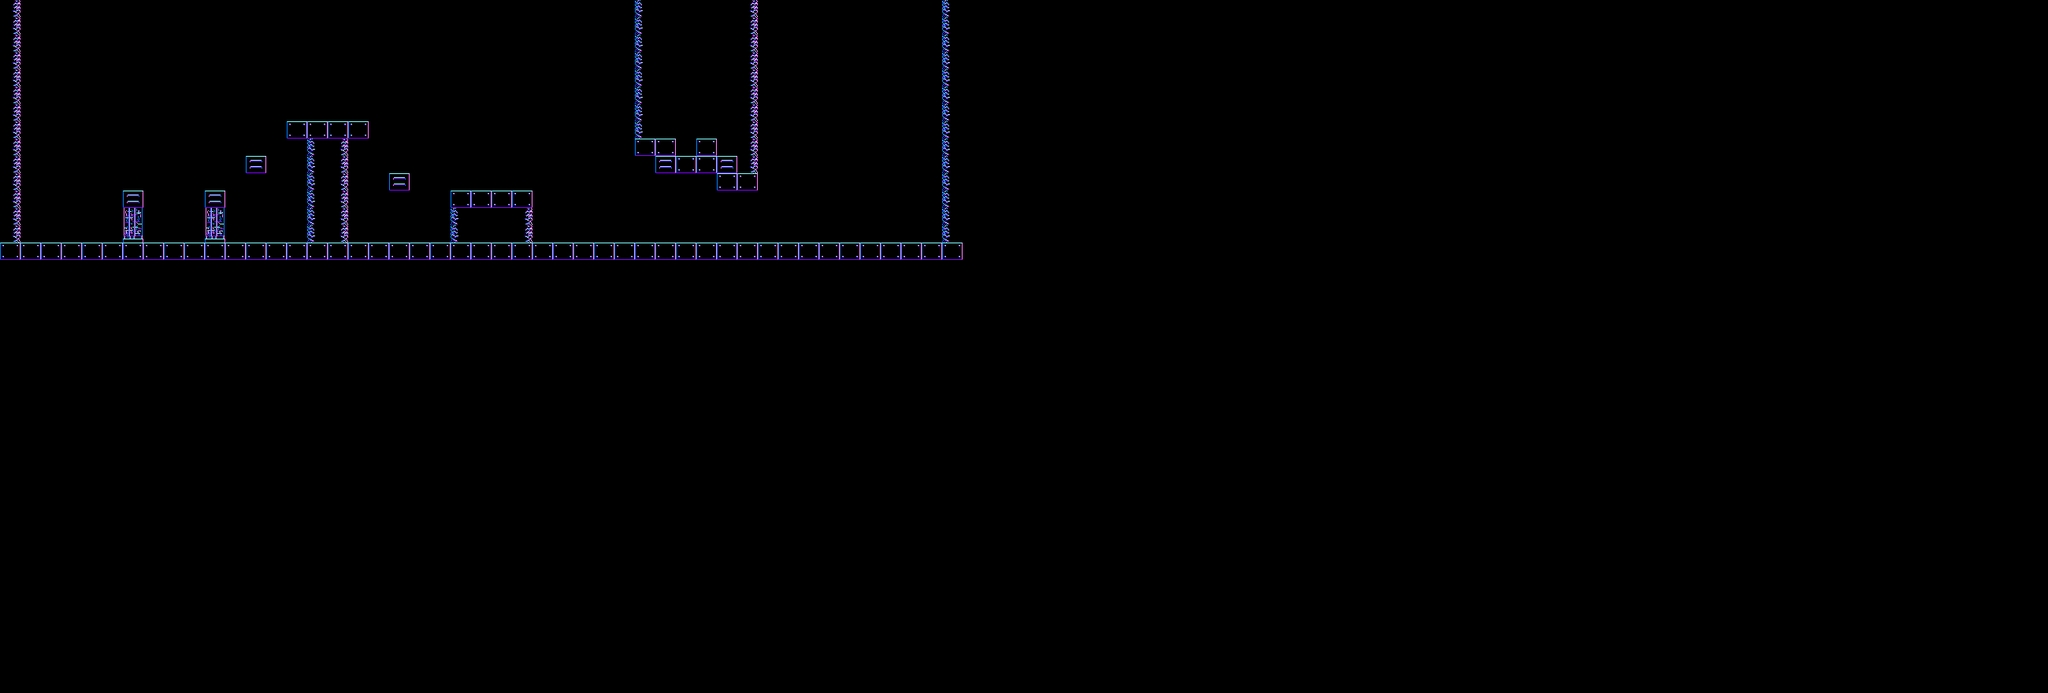

A level layout from a 2D game, rendered from its tile map. Below: a short description, then the map file with tile-grid data replaced by summaries:
An orthogonal 100x40 tile map with 26x22 px tiles, 1 tile layer (Tile Layer 1), 3 tilesets and 5 objects.

<map version="1.10" tiledversion="1.11.0" orientation="orthogonal" renderorder="right-down" width="100" height="40" tilewidth="26" tileheight="22" infinite="0" nextlayerid="3" nextobjectid="10">
 <tileset firstgid="1" source="Tiles1.tsx" />
 <tileset firstgid="401" source="Ballet.tsx" />
 <tileset firstgid="413" source="Objects1x1.tsx" />
 <layer id="1" name="Tile Layer 1" width="100" height="40">
  <data>[4000 cells, 134 non-empty, 6 distinct tile ids]</data>
 </layer>
 <objectgroup id="2" name="Object Layer 1">
  <object id="2" gid="401" x="52" y="264" width="44" height="44" />
  <object id="6" gid="413" x="208" y="286" width="26" height="22" />
  <object id="7" gid="413" x="494" y="286" width="26" height="22" />
  <object id="8" gid="413" x="806" y="286" width="26" height="22" />
  <object id="9" gid="413" x="1040" y="286" width="26" height="22" />
 </objectgroup>
</map>